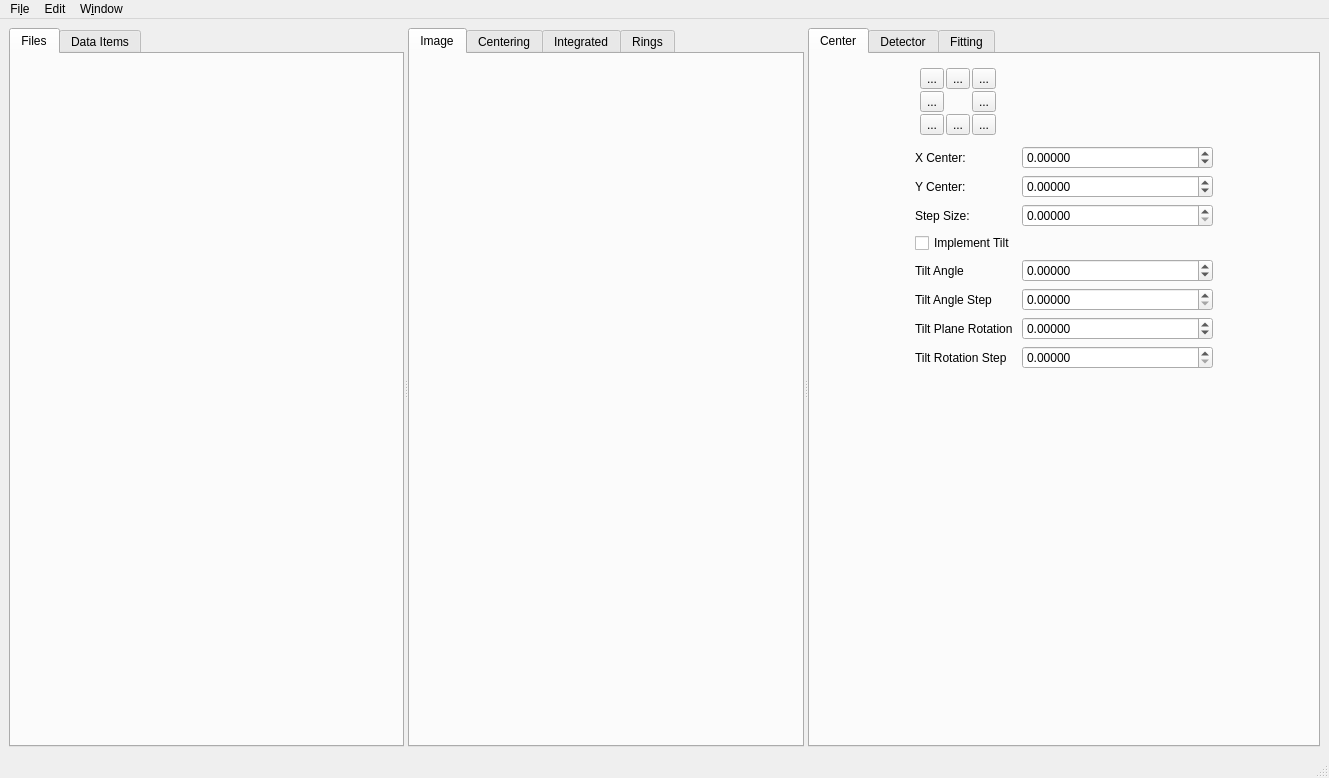
<?xml version="1.0" encoding="UTF-8"?>
<ui version="4.0">
 <class>QxrdCenteringWindow</class>
 <widget class="QMainWindow" name="QxrdCenteringWindow">
  <property name="geometry">
   <rect>
    <x>0</x>
    <y>0</y>
    <width>1329</width>
    <height>778</height>
   </rect>
  </property>
  <property name="windowTitle">
   <string>MainWindow</string>
  </property>
  <widget class="QWidget" name="centralwidget">
   <layout class="QGridLayout" name="gridLayout_6">
    <item row="0" column="0">
     <widget class="QSplitter" name="m_Splitter">
      <property name="orientation">
       <enum>Qt::Horizontal</enum>
      </property>
      <widget class="QTabWidget" name="tabWidget">
       <property name="currentIndex">
        <number>0</number>
       </property>
       <widget class="QWidget" name="m_FilesTab">
        <attribute name="title">
         <string>Files</string>
        </attribute>
        <layout class="QGridLayout" name="gridLayout_11">
         <item row="0" column="0">
          <widget class="QcepFileBrowserWidget" name="m_FileBrowserWidget" native="true"/>
         </item>
        </layout>
       </widget>
       <widget class="QWidget" name="m_DataItemsTab">
        <attribute name="title">
         <string>Data Items</string>
        </attribute>
        <layout class="QGridLayout" name="gridLayout_12">
         <item row="0" column="0">
          <widget class="QcepDatasetBrowserView" name="m_DatasetBrowserView">
           <property name="acceptDrops">
            <bool>true</bool>
           </property>
           <property name="dragEnabled">
            <bool>true</bool>
           </property>
           <property name="dragDropOverwriteMode">
            <bool>false</bool>
           </property>
           <property name="dragDropMode">
            <enum>QAbstractItemView::DragDrop</enum>
           </property>
           <property name="defaultDropAction">
            <enum>Qt::TargetMoveAction</enum>
           </property>
           <property name="alternatingRowColors">
            <bool>true</bool>
           </property>
           <property name="selectionMode">
            <enum>QAbstractItemView::ExtendedSelection</enum>
           </property>
          </widget>
         </item>
        </layout>
       </widget>
      </widget>
      <widget class="QTabWidget" name="tabWidget_2">
       <property name="currentIndex">
        <number>0</number>
       </property>
       <widget class="QWidget" name="m_ImagePlotTab">
        <attribute name="title">
         <string>Image</string>
        </attribute>
        <layout class="QGridLayout" name="gridLayout_7">
         <item row="0" column="0">
          <widget class="QcepImagePlotWidget" name="m_ImagePlotWidget" native="true"/>
         </item>
        </layout>
       </widget>
       <widget class="QWidget" name="m_CenteringPlotTab">
        <attribute name="title">
         <string>Centering</string>
        </attribute>
        <layout class="QGridLayout" name="gridLayout_9">
         <item row="0" column="0">
          <widget class="QxrdCenteringPlotWidget" name="m_CenteringPlotWidget" native="true"/>
         </item>
        </layout>
       </widget>
       <widget class="QWidget" name="m_IntegratedPlotTab">
        <attribute name="title">
         <string>Integrated</string>
        </attribute>
        <layout class="QGridLayout" name="gridLayout_10">
         <item row="0" column="0">
          <widget class="QxrdIntegratedPlotWidget" name="m_IntegratedPlotWidget" native="true"/>
         </item>
        </layout>
       </widget>
       <widget class="QWidget" name="m_RingsTab">
        <attribute name="title">
         <string>Rings</string>
        </attribute>
        <layout class="QGridLayout" name="gridLayout">
         <item row="0" column="0">
          <widget class="QTableView" name="m_CenteringRingsTable"/>
         </item>
        </layout>
       </widget>
      </widget>
      <widget class="QTabWidget" name="tabWidget_3">
       <property name="currentIndex">
        <number>0</number>
       </property>
       <widget class="QWidget" name="m_CenterTab">
        <attribute name="title">
         <string>Center</string>
        </attribute>
        <layout class="QGridLayout" name="gridLayout_3">
         <item row="0" column="0">
          <layout class="QGridLayout" name="gridLayout_2">
           <item row="0" column="0">
            <widget class="QWidget" name="widget" native="true">
             <property name="sizePolicy">
              <sizepolicy hsizetype="Fixed" vsizetype="Fixed">
               <horstretch>0</horstretch>
               <verstretch>0</verstretch>
              </sizepolicy>
             </property>
             <layout class="QGridLayout" name="gridLayout_8">
              <property name="leftMargin">
               <number>5</number>
              </property>
              <property name="topMargin">
               <number>5</number>
              </property>
              <property name="rightMargin">
               <number>5</number>
              </property>
              <property name="bottomMargin">
               <number>5</number>
              </property>
              <property name="spacing">
               <number>2</number>
              </property>
              <item row="0" column="1">
               <widget class="QToolButton" name="m_CenterMoveUp">
                <property name="toolTip">
                 <string>Move Center Up</string>
                </property>
                <property name="text">
                 <string>...</string>
                </property>
                <property name="icon">
                 <iconset resource="qxrdresources.qrc">
                  <normaloff>:/images/go-up.png</normaloff>:/images/go-up.png</iconset>
                </property>
                <property name="iconSize">
                 <size>
                  <width>48</width>
                  <height>48</height>
                 </size>
                </property>
               </widget>
              </item>
              <item row="1" column="2">
               <widget class="QToolButton" name="m_CenterMoveRight">
                <property name="toolTip">
                 <string>Move Center Right</string>
                </property>
                <property name="text">
                 <string>...</string>
                </property>
                <property name="icon">
                 <iconset resource="qxrdresources.qrc">
                  <normaloff>:/images/go-right.png</normaloff>:/images/go-right.png</iconset>
                </property>
                <property name="iconSize">
                 <size>
                  <width>48</width>
                  <height>48</height>
                 </size>
                </property>
               </widget>
              </item>
              <item row="2" column="0">
               <widget class="QToolButton" name="m_CenterMoveDownLeft">
                <property name="toolTip">
                 <string>Move Center Down and Left</string>
                </property>
                <property name="text">
                 <string>...</string>
                </property>
                <property name="icon">
                 <iconset resource="qxrdresources.qrc">
                  <normaloff>:/images/go-down-left.png</normaloff>:/images/go-down-left.png</iconset>
                </property>
                <property name="iconSize">
                 <size>
                  <width>48</width>
                  <height>48</height>
                 </size>
                </property>
               </widget>
              </item>
              <item row="0" column="0">
               <widget class="QToolButton" name="m_CenterMoveUpLeft">
                <property name="toolTip">
                 <string>Move Center Up and Left</string>
                </property>
                <property name="text">
                 <string>...</string>
                </property>
                <property name="icon">
                 <iconset resource="qxrdresources.qrc">
                  <normaloff>:/images/go-up-left.png</normaloff>:/images/go-up-left.png</iconset>
                </property>
                <property name="iconSize">
                 <size>
                  <width>48</width>
                  <height>48</height>
                 </size>
                </property>
               </widget>
              </item>
              <item row="2" column="2">
               <widget class="QToolButton" name="m_CenterMoveDownRight">
                <property name="toolTip">
                 <string>Move Center Down and Right</string>
                </property>
                <property name="text">
                 <string>...</string>
                </property>
                <property name="icon">
                 <iconset resource="qxrdresources.qrc">
                  <normaloff>:/images/go-down-right.png</normaloff>:/images/go-down-right.png</iconset>
                </property>
                <property name="iconSize">
                 <size>
                  <width>48</width>
                  <height>48</height>
                 </size>
                </property>
               </widget>
              </item>
              <item row="1" column="0">
               <widget class="QToolButton" name="m_CenterMoveLeft">
                <property name="toolTip">
                 <string>Move Center Left</string>
                </property>
                <property name="text">
                 <string>...</string>
                </property>
                <property name="icon">
                 <iconset resource="qxrdresources.qrc">
                  <normaloff>:/images/go-left.png</normaloff>:/images/go-left.png</iconset>
                </property>
                <property name="iconSize">
                 <size>
                  <width>48</width>
                  <height>48</height>
                 </size>
                </property>
               </widget>
              </item>
              <item row="1" column="1">
               <widget class="QLabel" name="label_13">
                <property name="toolTip">
                 <string>Color wheel - if beam is not properly centered
find the color on the right of the group of peaks
and click the corresponding button to move the
center in the right direction</string>
                </property>
                <property name="text">
                 <string/>
                </property>
                <property name="pixmap">
                 <pixmap resource="qxrdresources.qrc">:/images/color-wheel.png</pixmap>
                </property>
                <property name="alignment">
                 <set>Qt::AlignCenter</set>
                </property>
               </widget>
              </item>
              <item row="2" column="1">
               <widget class="QToolButton" name="m_CenterMoveDown">
                <property name="toolTip">
                 <string>Move Center Down</string>
                </property>
                <property name="text">
                 <string>...</string>
                </property>
                <property name="icon">
                 <iconset resource="qxrdresources.qrc">
                  <normaloff>:/images/go-down.png</normaloff>:/images/go-down.png</iconset>
                </property>
                <property name="iconSize">
                 <size>
                  <width>48</width>
                  <height>48</height>
                 </size>
                </property>
               </widget>
              </item>
              <item row="0" column="2">
               <widget class="QToolButton" name="m_CenterMoveUpRight">
                <property name="toolTip">
                 <string>Move Center Up and Right</string>
                </property>
                <property name="text">
                 <string>...</string>
                </property>
                <property name="icon">
                 <iconset resource="qxrdresources.qrc">
                  <normaloff>:/images/go-up-right.png</normaloff>:/images/go-up-right.png</iconset>
                </property>
                <property name="iconSize">
                 <size>
                  <width>48</width>
                  <height>48</height>
                 </size>
                </property>
               </widget>
              </item>
             </layout>
            </widget>
           </item>
           <item row="1" column="0">
            <layout class="QFormLayout" name="formLayout">
             <item row="0" column="0">
              <widget class="QLabel" name="label_14">
               <property name="text">
                <string>X Center:</string>
               </property>
              </widget>
             </item>
             <item row="0" column="1">
              <widget class="QDoubleSpinBox" name="m_CenterX">
               <property name="sizePolicy">
                <sizepolicy hsizetype="Minimum" vsizetype="Fixed">
                 <horstretch>1</horstretch>
                 <verstretch>0</verstretch>
                </sizepolicy>
               </property>
               <property name="toolTip">
                <string>X Center in pixels</string>
               </property>
               <property name="keyboardTracking">
                <bool>false</bool>
               </property>
               <property name="decimals">
                <number>5</number>
               </property>
               <property name="minimum">
                <double>-10000.000000000000000</double>
               </property>
               <property name="maximum">
                <double>10000.000000000000000</double>
               </property>
              </widget>
             </item>
             <item row="1" column="0">
              <widget class="QLabel" name="label_15">
               <property name="text">
                <string>Y Center:</string>
               </property>
              </widget>
             </item>
             <item row="1" column="1">
              <widget class="QDoubleSpinBox" name="m_CenterY">
               <property name="toolTip">
                <string>Y Center in Pixels</string>
               </property>
               <property name="keyboardTracking">
                <bool>false</bool>
               </property>
               <property name="decimals">
                <number>5</number>
               </property>
               <property name="minimum">
                <double>-10000.000000000000000</double>
               </property>
               <property name="maximum">
                <double>10000.000000000000000</double>
               </property>
              </widget>
             </item>
             <item row="2" column="0">
              <widget class="QLabel" name="label_16">
               <property name="text">
                <string>Step Size:</string>
               </property>
              </widget>
             </item>
             <item row="2" column="1">
              <widget class="QxrdCenterStepSpinner" name="m_CenterStep">
               <property name="toolTip">
                <string>Step Size for Center moves</string>
               </property>
               <property name="keyboardTracking">
                <bool>false</bool>
               </property>
               <property name="decimals">
                <number>5</number>
               </property>
               <property name="maximum">
                <double>100.000000000000000</double>
               </property>
              </widget>
             </item>
             <item row="3" column="0">
              <widget class="QCheckBox" name="m_ImplementTilt">
               <property name="toolTip">
                <string>Enable Advanced Tilt Geometry?</string>
               </property>
               <property name="text">
                <string>Implement Tilt</string>
               </property>
              </widget>
             </item>
             <item row="4" column="0">
              <widget class="QLabel" name="label_18">
               <property name="text">
                <string>Tilt Angle</string>
               </property>
              </widget>
             </item>
             <item row="4" column="1">
              <widget class="QDoubleSpinBox" name="m_DetectorTilt">
               <property name="toolTip">
                <string>Tilt angle of detector plane (deg)</string>
               </property>
               <property name="keyboardTracking">
                <bool>false</bool>
               </property>
               <property name="decimals">
                <number>5</number>
               </property>
               <property name="minimum">
                <double>-90.000000000000000</double>
               </property>
               <property name="maximum">
                <double>90.000000000000000</double>
               </property>
               <property name="singleStep">
                <double>0.100000000000000</double>
               </property>
              </widget>
             </item>
             <item row="5" column="0">
              <widget class="QLabel" name="label_31">
               <property name="text">
                <string>Tilt Angle Step</string>
               </property>
              </widget>
             </item>
             <item row="5" column="1">
              <widget class="QxrdCenterStepSpinner" name="m_DetectorTiltStep">
               <property name="toolTip">
                <string>Step Size for Tilt Angle Changes</string>
               </property>
               <property name="keyboardTracking">
                <bool>false</bool>
               </property>
               <property name="decimals">
                <number>5</number>
               </property>
               <property name="maximum">
                <double>10.000000000000000</double>
               </property>
              </widget>
             </item>
             <item row="6" column="0">
              <widget class="QLabel" name="label_19">
               <property name="text">
                <string>Tilt Plane Rotation</string>
               </property>
              </widget>
             </item>
             <item row="6" column="1">
              <widget class="QDoubleSpinBox" name="m_TiltPlaneRotation">
               <property name="toolTip">
                <string>Rotation of tilt plane (deg) 0=horizontal</string>
               </property>
               <property name="keyboardTracking">
                <bool>false</bool>
               </property>
               <property name="decimals">
                <number>5</number>
               </property>
               <property name="minimum">
                <double>-90.000000000000000</double>
               </property>
               <property name="maximum">
                <double>360.000000000000000</double>
               </property>
              </widget>
             </item>
             <item row="7" column="0">
              <widget class="QLabel" name="label_32">
               <property name="text">
                <string>Tilt Rotation Step</string>
               </property>
              </widget>
             </item>
             <item row="7" column="1">
              <widget class="QxrdCenterStepSpinner" name="m_TiltPlaneRotationStep">
               <property name="toolTip">
                <string>Step Size for Tilt Plane Rotation Changes</string>
               </property>
               <property name="keyboardTracking">
                <bool>false</bool>
               </property>
               <property name="decimals">
                <number>5</number>
               </property>
               <property name="maximum">
                <double>10.000000000000000</double>
               </property>
              </widget>
             </item>
            </layout>
           </item>
           <item row="2" column="0">
            <spacer name="verticalSpacer_2">
             <property name="orientation">
              <enum>Qt::Vertical</enum>
             </property>
             <property name="sizeHint" stdset="0">
              <size>
               <width>298</width>
               <height>17</height>
              </size>
             </property>
            </spacer>
           </item>
          </layout>
         </item>
        </layout>
       </widget>
       <widget class="QWidget" name="m_DetectorTab">
        <attribute name="title">
         <string>Detector</string>
        </attribute>
        <layout class="QGridLayout" name="gridLayout_4">
         <item row="0" column="0">
          <layout class="QFormLayout" name="formLayout_2">
           <item row="0" column="0">
            <widget class="QLabel" name="label_20">
             <property name="text">
              <string>X Pixel Size:</string>
             </property>
            </widget>
           </item>
           <item row="0" column="1">
            <widget class="QDoubleSpinBox" name="m_DetectorXPixelSize">
             <property name="sizePolicy">
              <sizepolicy hsizetype="Minimum" vsizetype="Fixed">
               <horstretch>1</horstretch>
               <verstretch>0</verstretch>
              </sizepolicy>
             </property>
             <property name="toolTip">
              <string>Detector X Pixel Size (micrometer)</string>
             </property>
             <property name="keyboardTracking">
              <bool>false</bool>
             </property>
             <property name="decimals">
              <number>5</number>
             </property>
             <property name="maximum">
              <double>10000.000000000000000</double>
             </property>
            </widget>
           </item>
           <item row="1" column="0">
            <widget class="QLabel" name="label_21">
             <property name="text">
              <string>Y Pixel Size:</string>
             </property>
            </widget>
           </item>
           <item row="1" column="1">
            <widget class="QDoubleSpinBox" name="m_DetectorYPixelSize">
             <property name="sizePolicy">
              <sizepolicy hsizetype="Minimum" vsizetype="Fixed">
               <horstretch>1</horstretch>
               <verstretch>0</verstretch>
              </sizepolicy>
             </property>
             <property name="toolTip">
              <string>Detector Y Pixel Size (micrometer)</string>
             </property>
             <property name="keyboardTracking">
              <bool>false</bool>
             </property>
             <property name="decimals">
              <number>5</number>
             </property>
             <property name="maximum">
              <double>10000.000000000000000</double>
             </property>
            </widget>
           </item>
           <item row="2" column="0">
            <widget class="QLabel" name="label_22">
             <property name="text">
              <string>Photon Energy(eV)</string>
             </property>
            </widget>
           </item>
           <item row="2" column="1">
            <widget class="QDoubleSpinBox" name="m_Energy">
             <property name="sizePolicy">
              <sizepolicy hsizetype="Minimum" vsizetype="Fixed">
               <horstretch>1</horstretch>
               <verstretch>0</verstretch>
              </sizepolicy>
             </property>
             <property name="toolTip">
              <string>Photon Energy (eV)</string>
             </property>
             <property name="keyboardTracking">
              <bool>false</bool>
             </property>
             <property name="decimals">
              <number>5</number>
             </property>
             <property name="maximum">
              <double>1000000.000000000000000</double>
             </property>
             <property name="singleStep">
              <double>100.000000000000000</double>
             </property>
            </widget>
           </item>
           <item row="3" column="0">
            <widget class="QLabel" name="label_17">
             <property name="text">
              <string>Detector Distance</string>
             </property>
            </widget>
           </item>
           <item row="3" column="1">
            <widget class="QDoubleSpinBox" name="m_DetectorDistance">
             <property name="sizePolicy">
              <sizepolicy hsizetype="Minimum" vsizetype="Fixed">
               <horstretch>1</horstretch>
               <verstretch>0</verstretch>
              </sizepolicy>
             </property>
             <property name="toolTip">
              <string>Sample-Detector Distance (mm)</string>
             </property>
             <property name="keyboardTracking">
              <bool>false</bool>
             </property>
             <property name="decimals">
              <number>5</number>
             </property>
             <property name="maximum">
              <double>10000.000000000000000</double>
             </property>
            </widget>
           </item>
           <item row="4" column="0">
            <widget class="QLabel" name="label_33">
             <property name="text">
              <string>Detector Distance Step</string>
             </property>
            </widget>
           </item>
           <item row="4" column="1">
            <widget class="QxrdCenterStepSpinner" name="m_DetectorDistanceStep">
             <property name="toolTip">
              <string>Step Size for Distance Changes</string>
             </property>
             <property name="keyboardTracking">
              <bool>false</bool>
             </property>
             <property name="decimals">
              <number>5</number>
             </property>
             <property name="maximum">
              <double>1000.000000000000000</double>
             </property>
            </widget>
           </item>
          </layout>
         </item>
         <item row="1" column="0">
          <spacer name="verticalSpacer">
           <property name="orientation">
            <enum>Qt::Vertical</enum>
           </property>
           <property name="sizeHint" stdset="0">
            <size>
             <width>338</width>
             <height>486</height>
            </size>
           </property>
          </spacer>
         </item>
        </layout>
       </widget>
       <widget class="QWidget" name="m_FittingTab">
        <attribute name="title">
         <string>Fitting</string>
        </attribute>
        <layout class="QGridLayout" name="gridLayout_5">
         <item row="0" column="0">
          <layout class="QFormLayout" name="formLayout_3">
           <item row="0" column="0">
            <widget class="QLabel" name="label_40">
             <property name="text">
              <string>Peak Fit Radius</string>
             </property>
            </widget>
           </item>
           <item row="0" column="1">
            <widget class="QxrdCenterStepSpinner" name="m_PeakFitRadius">
             <property name="toolTip">
              <string/>
             </property>
             <property name="keyboardTracking">
              <bool>false</bool>
             </property>
             <property name="decimals">
              <number>5</number>
             </property>
             <property name="maximum">
              <double>1000.000000000000000</double>
             </property>
            </widget>
           </item>
           <item row="1" column="0">
            <widget class="QLabel" name="label_36">
             <property name="text">
              <string>Fitted Width Min:</string>
             </property>
            </widget>
           </item>
           <item row="1" column="1">
            <widget class="QxrdCenterStepSpinner" name="m_FittedWidthMin">
             <property name="toolTip">
              <string/>
             </property>
             <property name="keyboardTracking">
              <bool>false</bool>
             </property>
             <property name="decimals">
              <number>5</number>
             </property>
             <property name="maximum">
              <double>1000.000000000000000</double>
             </property>
            </widget>
           </item>
           <item row="2" column="0">
            <widget class="QLabel" name="label_37">
             <property name="text">
              <string>Fitted Width Max:</string>
             </property>
            </widget>
           </item>
           <item row="2" column="1">
            <widget class="QxrdCenterStepSpinner" name="m_FittedWidthMax">
             <property name="toolTip">
              <string/>
             </property>
             <property name="keyboardTracking">
              <bool>false</bool>
             </property>
             <property name="decimals">
              <number>5</number>
             </property>
             <property name="maximum">
              <double>1000.000000000000000</double>
             </property>
            </widget>
           </item>
           <item row="3" column="0">
            <widget class="QLabel" name="label_38">
             <property name="text">
              <string>Fitted Height Min Ratio:</string>
             </property>
            </widget>
           </item>
           <item row="3" column="1">
            <widget class="QxrdCenterStepSpinner" name="m_FittedHeightMinRatio">
             <property name="toolTip">
              <string/>
             </property>
             <property name="keyboardTracking">
              <bool>false</bool>
             </property>
             <property name="decimals">
              <number>5</number>
             </property>
             <property name="maximum">
              <double>1000.000000000000000</double>
             </property>
            </widget>
           </item>
           <item row="4" column="0">
            <widget class="QLabel" name="label_39">
             <property name="text">
              <string>Fitted Position Max Dst:</string>
             </property>
            </widget>
           </item>
           <item row="4" column="1">
            <widget class="QxrdCenterStepSpinner" name="m_FittedPositionMaxDistance">
             <property name="toolTip">
              <string/>
             </property>
             <property name="keyboardTracking">
              <bool>false</bool>
             </property>
             <property name="decimals">
              <number>5</number>
             </property>
             <property name="maximum">
              <double>1000.000000000000000</double>
             </property>
            </widget>
           </item>
           <item row="5" column="0">
            <widget class="QLabel" name="label_41">
             <property name="text">
              <string>Ring plot displacement:</string>
             </property>
            </widget>
           </item>
           <item row="5" column="1">
            <widget class="QDoubleSpinBox" name="m_RingAverageDisplacement">
             <property name="decimals">
              <number>5</number>
             </property>
             <property name="minimum">
              <double>-10000.000000000000000</double>
             </property>
             <property name="maximum">
              <double>10000.000000000000000</double>
             </property>
            </widget>
           </item>
           <item row="6" column="0">
            <widget class="QLabel" name="label_35">
             <property name="text">
              <string>Max fit Iterations:</string>
             </property>
            </widget>
           </item>
           <item row="6" column="1">
            <widget class="QSpinBox" name="m_PeakFitIterations"/>
           </item>
          </layout>
         </item>
         <item row="1" column="0">
          <widget class="QCheckBox" name="m_FitPowderPointPosition">
           <property name="toolTip">
            <string/>
           </property>
           <property name="text">
            <string>Fit Powder Points to Nearby Peaks</string>
           </property>
          </widget>
         </item>
         <item row="2" column="0">
          <widget class="QCheckBox" name="m_PeakFitDebug">
           <property name="toolTip">
            <string/>
           </property>
           <property name="text">
            <string>Debug Peak and Ring Fitting</string>
           </property>
          </widget>
         </item>
         <item row="3" column="0">
          <widget class="QCheckBox" name="m_SubtractRingAverages">
           <property name="toolTip">
            <string/>
           </property>
           <property name="text">
            <string>Subtract Ring Averages from Plots</string>
           </property>
          </widget>
         </item>
         <item row="4" column="0">
          <spacer name="verticalSpacer_3">
           <property name="orientation">
            <enum>Qt::Vertical</enum>
           </property>
           <property name="sizeHint" stdset="0">
            <size>
             <width>338</width>
             <height>325</height>
            </size>
           </property>
          </spacer>
         </item>
        </layout>
       </widget>
      </widget>
     </widget>
    </item>
   </layout>
  </widget>
  <widget class="QMenuBar" name="menubar">
   <property name="geometry">
    <rect>
     <x>0</x>
     <y>0</y>
     <width>1329</width>
     <height>22</height>
    </rect>
   </property>
   <widget class="QMenu" name="m_FileMenu">
    <property name="title">
     <string>Fi&amp;le</string>
    </property>
   </widget>
   <widget class="QMenu" name="m_EditMenu">
    <property name="title">
     <string>Edit</string>
    </property>
   </widget>
   <widget class="QMenu" name="m_WindowMenu">
    <property name="title">
     <string>W&amp;indow</string>
    </property>
    <addaction name="actionWindow"/>
   </widget>
   <addaction name="m_FileMenu"/>
   <addaction name="m_EditMenu"/>
   <addaction name="m_WindowMenu"/>
  </widget>
  <widget class="QStatusBar" name="statusbar"/>
  <action name="actionWindow">
   <property name="text">
    <string>&amp;Window</string>
   </property>
  </action>
 </widget>
 <customwidgets>
  <customwidget>
   <class>QcepImagePlotWidget</class>
   <extends>QWidget</extends>
   <header>qcepimageplotwidget.h</header>
   <container>1</container>
  </customwidget>
  <customwidget>
   <class>QcepDatasetBrowserView</class>
   <extends>QTreeView</extends>
   <header>qcepdatasetbrowserview.h</header>
  </customwidget>
  <customwidget>
   <class>QcepFileBrowserWidget</class>
   <extends>QWidget</extends>
   <header>qcepfilebrowserwidget.h</header>
   <container>1</container>
  </customwidget>
  <customwidget>
   <class>QxrdIntegratedPlotWidget</class>
   <extends>QWidget</extends>
   <header>qxrdintegratedplotwidget.h</header>
   <container>1</container>
  </customwidget>
  <customwidget>
   <class>QxrdCenteringPlotWidget</class>
   <extends>QWidget</extends>
   <header>qxrdcenteringplotwidget.h</header>
   <container>1</container>
  </customwidget>
  <customwidget>
   <class>QxrdCenterStepSpinner</class>
   <extends>QDoubleSpinBox</extends>
   <header>qxrdcenterstepspinner.h</header>
  </customwidget>
 </customwidgets>
 <resources>
  <include location="qxrdresources.qrc"/>
 </resources>
 <connections/>
</ui>
